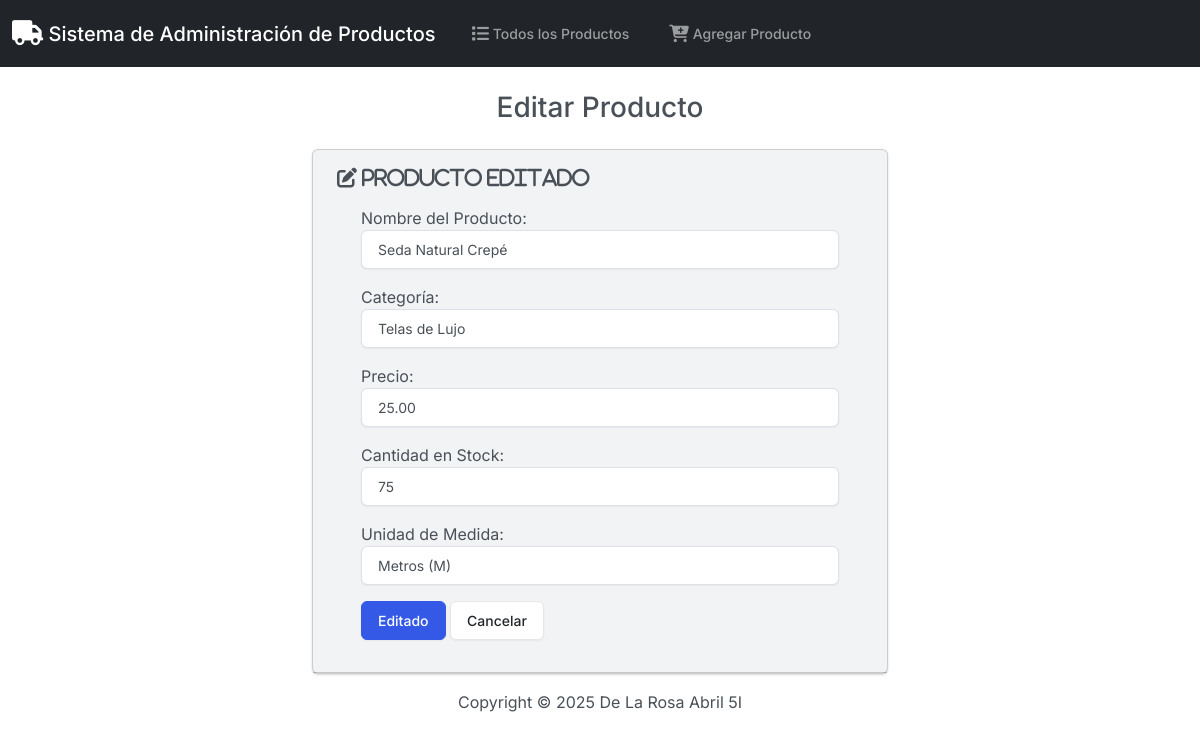
Page /edit/2/ on the committed database.
### app_productos/models.py (models this page shows, shortened)
class Producto(models.Model):
    nombre = models.CharField(max_length=100)
    categoria = models.CharField(max_length=100)
    precio = models.DecimalField(max_digits=10, decimal_places=2)
    stock = models.IntegerField()
    unidad_medida = models.CharField(max_length=50)

### app_productos/views.py (the view)
# urls.py: path('edit/<int:id>/', views.edit, name='edit'),
def edit(request, id):
    producto = get_object_or_404(Producto, pk=id)
    if request.method == 'POST':
        form = ProductoForm(request.POST, instance=producto)
        if form.is_valid():
            form.save()
            return HttpResponseRedirect(reverse('index'))
        else:
            return render(request, 'app_productos/edit.html', {
                'form': form, # Pasa el formulario con los datos y errores para que se muestren
            })
    else:
        form = ProductoForm(instance=producto)
    return render(request, 'app_productos/edit.html', {
        'form': form # Siempre pasa el formulario (pre-rellenado para GET, con errores para POST inválido)
    })

### app_productos/forms.py
class ProductoForm(forms.ModelForm):
    class Meta:
        model = Producto
        fields = ['nombre', 'categoria', 'precio', 'stock', 'unidad_medida']
        labels = {
            'nombre': 'Nombre del Producto',
            'categoria': 'Categoría',
            'precio': 'Precio',
            'stock': 'Cantidad en Stock',
            'unidad_medida': 'Unidad de Medida',
        }
        widgets = {
            'nombre': forms.TextInput(attrs={'class': 'form-control'}),
            'categoria': forms.TextInput(attrs={'class': 'form-control'}),
            'precio': forms.NumberInput(attrs={'class': 'form-control'}),
            'stock': forms.NumberInput(attrs={'class': 'form-control'}),
            'unidad_medida': forms.TextInput(attrs={'class': 'form-control'}),
        }

### app_productos/templates/app_productos/edit.html (shortened to what this page needs)
{% extends "app_productos/base.html" %}
{% block body %}
    <h3 class="text-center m-4"> Editar Producto </h3>
{% if success %}
    <div class="row justify-content-center">
        <div class="col-6">
            <div class="card bg-light mb-3">
                <div class="card-header">
                    <i class="fa-solid fa-pen-to-square fa-lg"> Producto editado</i>
                <div class="card-body">
                    <form action="" method="POST">
                    {{ form.as_p}}
                    <button type="submit" class="btn btn-primary"> Editado </button>
                    <a href="{% url 'index' %}" class="btn btn-secondary"> Cancelar </a>
                    </form>
                </div>
            </div>
        </div>
    </div>
{% endif%}
{% endblock %}

### rows in the picture
Producto: nombre "Seda Natural Crepé", categoria "Telas de Lujo", precio "25.00", stock "75", unidad_medida "Metros (M)"
